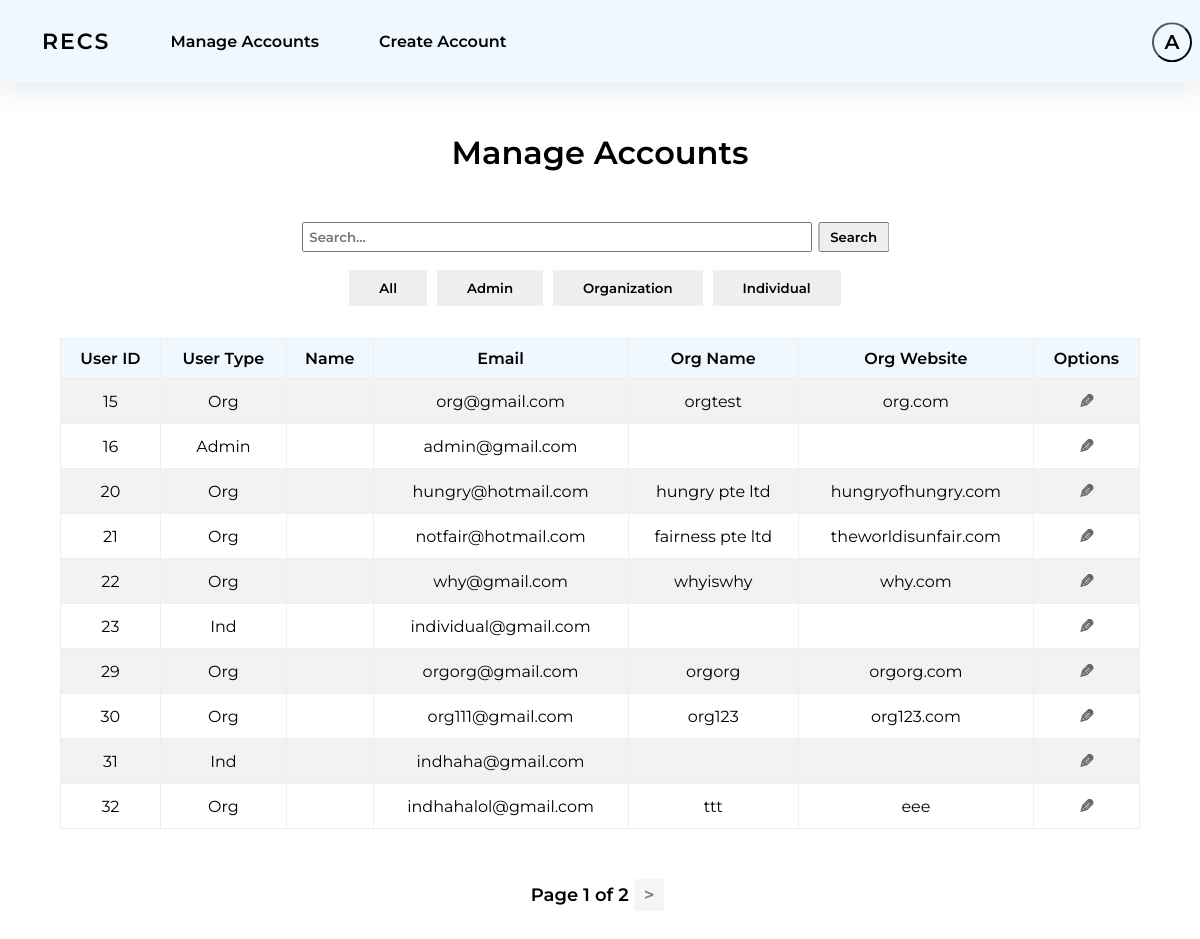
The app's page /main_web/manageaccounts.php (signed in) with its own data.
### tables this page shows
CREATE TABLE `users` (
  `userID` smallint(6) NOT NULL,
  `userType` smallint(10) NOT NULL DEFAULT 1,
  `name` varchar(80) DEFAULT NULL,
  `password` char(100) DEFAULT NULL,
  `emailAddress` varchar(100) NOT NULL,
  `Organization Name` varchar(100) DEFAULT NULL,
  `Organization Website` varchar(100) DEFAULT NULL,
  `pricePlan` varchar(20) NOT NULL DEFAULT '0',
  `accountStatus` varchar(20) NOT NULL DEFAULT 'Available',
  `dateTimeOfCreation` datetime(6) NOT NULL DEFAULT current_timestamp(6)
);

### main_web/manageaccounts.php (the view, shortened to what this page needs)
<?php
	$sort = '';
	$userType = $_SESSION['userType'];
	if (isset($_POST['submit']) and isset($_POST['search-input'])){
		$searchItem = $_POST['search-input'];
	}
	else{
		$searchItem = '';
	}
?>
<!DOCTYPE html>
<html>
<head>
<link rel="stylesheet" href="manageaccounts_style.css?version17">
</head>
<body onload = 'changeCurrentBtnColor();'>
<?php
include ('inc_db_fyp.php');
if ($userType == '0')
{
?>
	<header>
		 <nav>
			<ul class="nav-titles">
				<li name = 'recs'><a name = 'recs' href="home.php">RECS</a></li>
				<li><a name = 'adminmanage' href="manageaccounts.php">Manage Accounts</a></li>
				<li><a name = 'admincreate' href="createaccount.php?id=orgcreateacc">Create Account</a></li>
			  </ul>
			<div class="dropdown">
				<button class="profile"><?=$_SESSION['name'][0]?></button>
			  </div>
		</nav>
	</header>
	<h1>Manage Accounts</h1>
<?php
$results_per_page = 10;
if (isset($_GET['page'])) {
    $page = $_GET['page'];
} else {
    $page = 1;
}
$starting_limit = ($page - 1) * $results_per_page;
if ($searchItem == ''){
	if ($sort == 'all' or $sort == ''){
		$sql = "SELECT COUNT(*) as total FROM users";
		$stmt = $conn->prepare($sql);
	}
}
$stmt->execute();
$result = $stmt->get_result();
$row = mysqli_fetch_array($result);
$total_results = $row['total'];
$total_pages = ceil($total_results / $results_per_page);
echo"
<form action = '' method ='post'>
  <div class='search-container'>
    <input type='text' id='search-input' name = 'search-input' placeholder='Search...' value = '{$_POST["search-input"]}'>
    <button type='submit' name = 'submit' id='search-button'>Search</button>
  </div>
</form>";
echo"
<div class = 'filterButton' >
	<a href = 'manageaccounts.php?sort=all'><button id = 'all'>All</button></a>
	<a href = 'manageaccounts.php?sort=admin'><button id = 'admin'>Admin</button></a>
	<a href = 'manageaccounts.php?sort=org'><button id = 'org'>Organization</button></a>
	<a href = 'manageaccounts.php?sort=ind'><button id = 'ind'>Individual</button></a>
</div>
<table border='1'>
	<tr style='text-align:center;'>
	 <th ><strong>User ID</strong></th>
<th><strong>User Type</strong></th>
<th><strong>Name</strong></th>
<th><strong>Email</strong></th>
<th><strong>Org Name</strong></th>
<th><strong>Org Website</strong></th>
<th><strong>Options</strong></th>
	</tr>";
if ($searchItem == ''){
	if ($sort == 'all' or $sort == ''){
		$sql = "SELECT * FROM users LIMIT $starting_limit, $results_per_page";
		$stmt = $conn->prepare($sql);
	}
}
$stmt->execute();
$result = $stmt->get_result();
while($row = mysqli_fetch_array($result)){
	echo '<tr>';
    echo '<td>' . $row['userID'] . '</td>';
	if ($row['userType'] == '1'){
		echo '<td> Org </td>';
	}else if ($row['userType'] == '2'){
		echo '<td>Ind </td>';
	}else{
			echo '<td> Admin </td>';
	}
	echo '<td>' . $row['userName'] . '</td>';
    echo '<td>' . $row['emailAddress'] . '</td>';
    echo '<td>' . $row['Organization Name'] . '</td>';
	echo '<td>' . $row['Organization Website'] . '</td>';
	echo '<td><button class="edit-button">
    <div class="edit-icon" style="transform: rotate(90deg);">&#9998;</div>
    <div class="edit-options">';
   echo'
   </div>
</button>
</td>';
    echo '</tr>';
}
echo "</table>";
echo "<div class='pagenumber'>";
echo"Page " . $page . " of " .  $total_pages . " ";
if ($page < $total_pages) {
	if ($sort == ''){
		echo "<a href='?page=" . ($page + 1) . "'>&gt;</a>";
	}
}
echo "</div>";
} ?>
</body>
<html>

### main_web/manageaccounts_style.css (style rules this page uses)
* { box-sizing: border-box; margin: 0; padding: 0px 0px; font-family: "Montserrat", sans-serif; color: black; text-decoration: none; font-weight: 600; }
body { height: 1200px; font-family: "Montserrat", sans-serif; }
h1 { padding: 20px 20px; color:black; }
header { justify-content: space-between; align-items: center; padding: 8px 1%; background: aliceblue; box-shadow: rgba(149, 157, 165, 0.2) 0px 8px 24px; }
.nav-titles { list-style: none; display: flex; overflow:hidden; }
.nav-titles li { padding: 0px 30px; }
.nav-titles li a { float: left; font-size: 16px; color: black; padding: 24px 0px; text-decoration: none; position:Relative; z-index: 2; }
li a[name='recs'] { letter-spacing: 2px; color:black; font-size: 22px; padding: 20px 0px; text-align: center; float: left; position:relative; }
.dropdown { right: 1px; float: right; }
.dropdown { font-weight: 600; display: flex; justify-content: space-between; list-style: none; }
.dropdown { content: ''; position: absolute; border: 0px solid #000; cursor: pointer; transform: translate(0%, -90%); padding: 21px 7px; z-index: 1; }
.profile { width: 40px; height: 40px; border-radius: 50%; background-color: transparent; display: flex; justify-content: center; align-items: center; text-align: center; font-size: 20px; text-transform: uppercase; }
h1 { text-align:center; padding: 50px 0px; font-family: "Montserrat", sans-serif !important; }
table { border-collapse: collapse; margin: 50px auto; width: 90%; border:0; border-spacing: 0px!important; }
table th { background-color: aliceblue; color: black; padding: 10px; font-weight: 1000; }
table td { padding: 10px; text-align: center; color:black; font-weight: normal; }
table tr:nth-child(even) { background-color: #f2f2f2; }
.pagenumber { display: flex; justify-content: center; align-items: center; font-size: 18px; margin-top: 20px; }
.pagenumber a { display: inline-block; margin: 0 5px; padding: 5px 10px; border-radius: 3px; border: silver; background-color: whitesmoke; color: grey; text-decoration: none; }
.filterButton { display: flex; justify-content: center; align-items: center; margin-bottom: 20px; }
.filterButton button { padding: 10px 30px; border:none; margin-right: 10px; transform:translate(0%, 50%); }
.edit-button { position: relative; background: none; border: none; cursor: pointer; }
.edit-icon { font-size: 1.2rem; color: #666; }
form { margin: 0 auto; display: flex; flex-direction: column; align-items: center; }
#search-input { width: 510px; height:30px; padding: 0px 5px; transform:translate(-1%, 0%); }
#search-button { height:30px; padding: 0px 10px; transform:translate(-5%, 0%); }

### records on screen
users: userID "15", userType "Org", emailAddress "org@gmail.com", Organization Name "orgtest", Organization Website "org.com"
users: userID "16", userType "Admin", emailAddress "admin@gmail.com"
users: userID "20", userType "Org", emailAddress "hungry@hotmail.com", Organization Name "hungry pte ltd", Organization Website "hungryofhungry.com"
users: userID "21", userType "Org", emailAddress "notfair@hotmail.com", Organization Name "fairness pte ltd", Organization Website "theworldisunfair.com"
users: userID "22", userType "Org", emailAddress "why@gmail.com", Organization Name "whyiswhy", Organization Website "why.com"
users: userID "23", userType "Ind", emailAddress "individual@gmail.com"
users: userID "29", userType "Org", emailAddress "orgorg@gmail.com", Organization Name "orgorg", Organization Website "orgorg.com"
users: userID "30", userType "Org", emailAddress "org111@gmail.com", Organization Name "org123", Organization Website "org123.com"
users: userID "31", userType "Ind", emailAddress "indhaha@gmail.com"
users: userID "32", userType "Org", emailAddress "indhahalol@gmail.com", Organization Name "ttt", Organization Website "eee"

### other values on screen
$_SESSION['name'][0] "A"
$page "1"
$total_pages "2"
